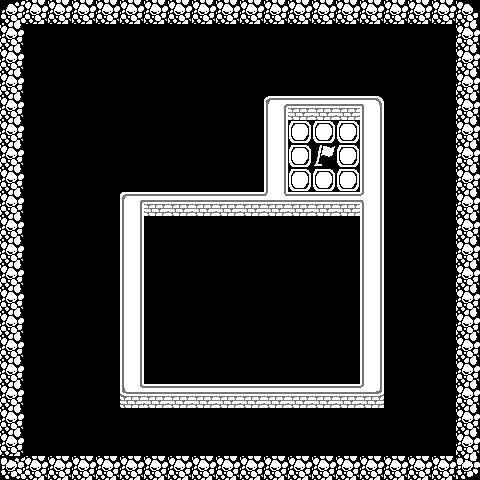

This game map was drawn from its Tiled (.tmx) file and the tilesets committed beside it. A one-line description and the full map source follow:
An orthogonal 20x20 tile map with 24x24 px tiles, 1 tile layer (Tile Layer 1).

<map version="1.2" tiledversion="1.3.3" orientation="orthogonal" renderorder="right-down" width="20" height="20" tilewidth="24" tileheight="24" infinite="0" nextlayerid="2" nextobjectid="1">
 <tileset firstgid="1" source="tiles.tsx" />
 <layer id="1" name="Tile Layer 1" width="20" height="20">
  <data encoding="csv">
2026,2031,2031,2031,2031,2031,2031,2031,2031,2031,2031,2031,2031,2031,2031,2031,2031,2031,2031,2029,
2031,0,0,0,0,0,0,0,0,0,0,0,0,0,0,0,0,0,0,2031,
2031,0,0,0,0,0,0,0,0,0,0,0,0,0,0,0,0,0,0,2031,
2031,0,0,0,0,0,0,0,0,0,0,0,0,0,0,0,0,0,0,2031,
2031,0,0,0,0,0,0,0,0,0,0,1898,1894,1894,1894,1901,0,0,0,2031,
2031,0,0,0,0,0,0,0,0,0,0,1899,724,724,724,1899,0,0,0,2031,
2031,0,0,0,0,0,0,0,0,0,0,1899,724,679,724,1899,0,0,0,2031,
2031,0,0,0,0,0,0,0,0,0,0,1899,724,724,724,1899,0,0,0,2031,
2031,0,0,0,0,1834,1894,1894,1894,1894,1894,1896,1894,1894,1894,1871,0,0,0,2031,
2031,0,0,0,0,1899,0,0,0,0,0,0,0,0,0,1899,0,0,0,2031,
2031,0,0,0,0,1899,0,0,0,0,0,0,0,0,0,1899,0,0,0,2031,
2031,0,0,0,0,1899,0,0,0,0,0,0,0,0,0,1899,0,0,0,2031,
2031,0,0,0,0,1899,0,0,0,0,0,0,0,0,0,1899,0,0,0,2031,
2031,0,0,0,0,1899,0,0,0,0,0,0,0,0,0,1899,0,0,0,2031,
2031,0,0,0,0,1899,0,0,0,0,0,0,0,0,0,1899,0,0,0,2031,
2031,0,0,0,0,1899,0,0,0,0,0,0,0,0,0,1899,0,0,0,2031,
2031,0,0,0,0,1892,1894,1894,1894,1894,1894,1894,1894,1894,1894,1895,0,0,0,2031,
2031,0,0,0,0,0,0,0,0,0,0,0,0,0,0,0,0,0,0,2031,
2031,0,0,0,0,0,0,0,0,0,0,0,0,0,0,0,0,0,0,2031,
2082,2031,2031,2031,2031,2031,2031,2031,2031,2031,2031,2031,2031,2031,2031,2031,2031,2031,2031,2087
</data>
 </layer>
</map>
